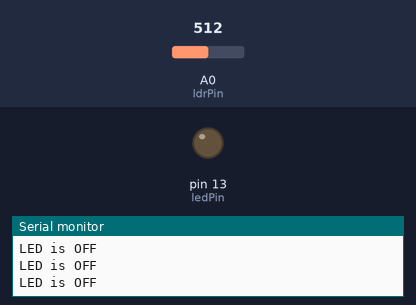
Bench run of a sketch on a simulated Arduino Uno, built with avr-gcc and run on an emulated ATmega328P. Parts: output pins drawn as LEDs (lit = HIGH), the last lines printed to the serial monitor. The inputs (shaded band) are chosen by the test bench; at power-on: A0 (ldrPin) = 512.

Above: at 1.2 s.
1.3 s: A0 (ldrPin) set to 313
4.3 s: A0 (ldrPin) set to 291
At 4.7 s:
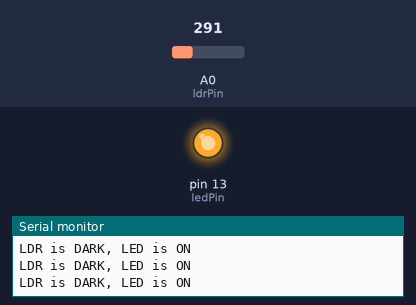
Timing chart, 0 to 7.3 s (numbered marks = the images above; inputs shaded):
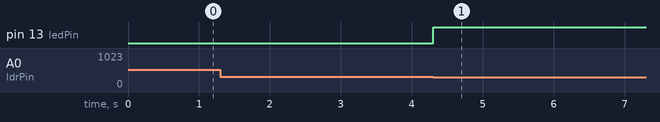

Measured:
- the behaviour switches between 301 and 300 on A0 (ldrPin) (found by bisection; images 0 and 1)
- after the input at 4.3 s, pin 13 (ledPin): LOW → HIGH at once

The sketch:

07.Light_Sensor.ino
```cpp
/*
LDR -> 5V
LDR+10K Resistor -> A0
10K Resistor -> GND
*/

const int ledPin = 13;
const int ldrPin = A0;

void setup() {
Serial.begin(9600);
pinMode(ledPin, OUTPUT);
pinMode(ldrPin, INPUT);
}

void loop() {
int ldrStatus = analogRead(ldrPin);

if (ldrStatus <=300) {
  digitalWrite(ledPin, HIGH);
  Serial.println("LDR is DARK, LED is ON");
  //Serial.println(ldrStatus);
}

else {
  digitalWrite(ledPin, LOW);
  Serial.println("LED is OFF");
  }
}
```
